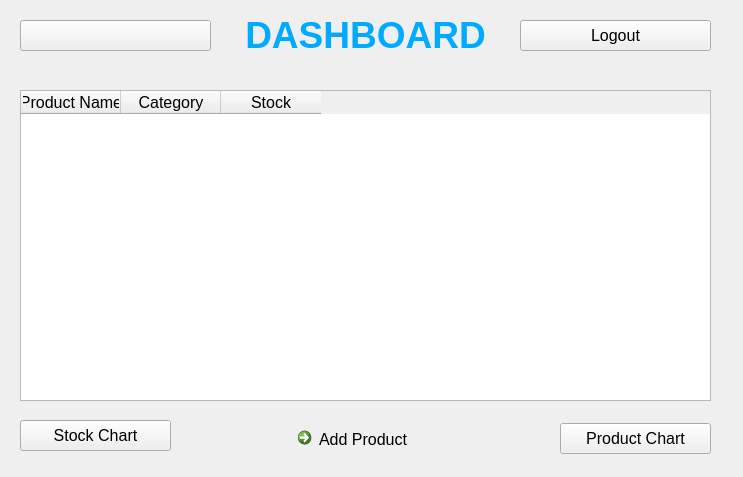
<?xml version="1.0" encoding="UTF-8"?>
<ui version="4.0">
 <class>Form</class>
 <widget class="QWidget" name="Form">
  <property name="enabled">
   <bool>true</bool>
  </property>
  <property name="geometry">
   <rect>
    <x>0</x>
    <y>0</y>
    <width>743</width>
    <height>477</height>
   </rect>
  </property>
  <property name="font">
   <font>
    <pointsize>12</pointsize>
    <bold>false</bold>
   </font>
  </property>
  <property name="windowTitle">
   <string>Form</string>
  </property>
  <property name="autoFillBackground">
   <bool>false</bool>
  </property>
  <property name="styleSheet">
   <string notr="true"/>
  </property>
  <widget class="QLabel" name="label">
   <property name="geometry">
    <rect>
     <x>160</x>
     <y>-40</y>
     <width>411</width>
     <height>151</height>
    </rect>
   </property>
   <property name="text">
    <string>&lt;html&gt;&lt;head/&gt;&lt;body&gt;&lt;p align=&quot;center&quot;&gt;&lt;span style=&quot; font-size:28pt; font-weight:700; color:#00aaff;&quot;&gt;DASHBOARD&lt;/span&gt;&lt;/p&gt;&lt;/body&gt;&lt;/html&gt;</string>
   </property>
  </widget>
  <widget class="QPushButton" name="logoutButton">
   <property name="geometry">
    <rect>
     <x>520</x>
     <y>20</y>
     <width>191</width>
     <height>31</height>
    </rect>
   </property>
   <property name="text">
    <string>Logout</string>
   </property>
  </widget>
  <widget class="QCommandLinkButton" name="gotoProductLink">
   <property name="geometry">
    <rect>
     <x>290</x>
     <y>420</y>
     <width>185</width>
     <height>41</height>
    </rect>
   </property>
   <property name="text">
    <string>Add Product</string>
   </property>
  </widget>
  <widget class="QPushButton" name="userbutton">
   <property name="geometry">
    <rect>
     <x>20</x>
     <y>20</y>
     <width>191</width>
     <height>31</height>
    </rect>
   </property>
   <property name="text">
    <string/>
   </property>
  </widget>
  <widget class="QPushButton" name="product_btn">
   <property name="geometry">
    <rect>
     <x>560</x>
     <y>423</y>
     <width>151</width>
     <height>31</height>
    </rect>
   </property>
   <property name="text">
    <string>Product Chart</string>
   </property>
  </widget>
  <widget class="QPushButton" name="stock_btn">
   <property name="geometry">
    <rect>
     <x>20</x>
     <y>420</y>
     <width>151</width>
     <height>31</height>
    </rect>
   </property>
   <property name="text">
    <string>Stock Chart</string>
   </property>
  </widget>
  <widget class="QTableWidget" name="tableWidget">
   <property name="enabled">
    <bool>true</bool>
   </property>
   <property name="geometry">
    <rect>
     <x>20</x>
     <y>90</y>
     <width>691</width>
     <height>311</height>
    </rect>
   </property>
   <column>
    <property name="text">
     <string>Product Name</string>
    </property>
   </column>
   <column>
    <property name="text">
     <string>Category</string>
    </property>
   </column>
   <column>
    <property name="text">
     <string>Stock</string>
    </property>
   </column>
  </widget>
 </widget>
 <resources/>
 <connections/>
</ui>
